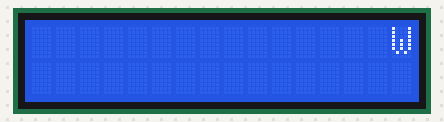
A sketch run on a simulated Arduino Uno, built with avr-gcc and run on an emulated ATmega328P. Shown: 16×2 character LCD.

Above: at 0.6 s.
At 9.1 s:
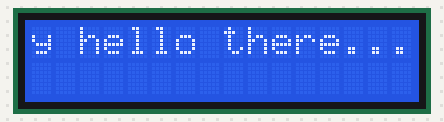
At 17.6 s:
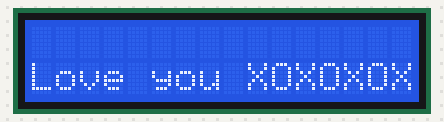
At 19.6 s:
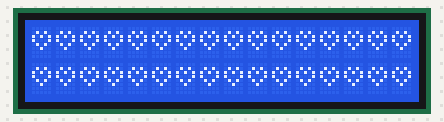
At 29.1 s:
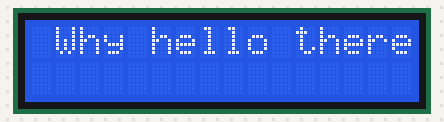
At 38.2 s:
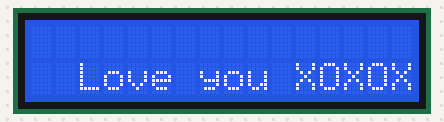

Measured:
- what the display in image 0 shows lasts 0.5 s, from 0.6 s to 1.1 s
- what the display in image 2 shows lasts 2.0 s, from 17.6 s to 19.6 s

The sketch:

lcd-display-1602.ino
```cpp
//Adapted from SunFounder project LCD1602

#include <LiquidCrystal.h>

char array1[]="Why hello there...";  //the string to print on the LCD
char array2[]="Love you XOXOXOXOXOXOX";  //the string to print on the LCD

int tim = 500;  //the value of delay time
// initialize the library with the numbers of the interface pins
LiquidCrystal lcd(4, 6, 10, 11, 12, 13);

byte heart[8] = {
  B00000,
  B01010,
  B10101,
  B10001,
  B01010,
  B00100,
  B00000,
};

void setup()
{
  lcd.begin(16, 2);  // set up the LCD's number of columns and rows:

  lcd.createChar(0, heart);
}

void loop()
{
    lcd.clear();
    lcd.setCursor(16,0);  // set the cursor to column 15, line 0
    for (int pos = 0; pos < 19; pos++)
    {
      lcd.print(array1[pos]);  // Print a message to the LCD.
       delay(tim);  //wait for 250 microseconds
       lcd.scrollDisplayLeft();  //Scrolls the contents of the display one space to the left.
    }

    lcd.clear();
    lcd.setCursor(16,1);  // set the cursor to column 15, line 0
    for (int pos = 0; pos < 16; pos++)
    {
      lcd.print(array2[pos]);  // Print a message to the LCD.
       delay(tim);  //wait for 250 microseconds
       lcd.scrollDisplayLeft();  //Scrolls the contents of the display one space to the left.
    }

    delay(2000);
    lcd.clear();
    for(int row = 0; row < 2; row++)
    for(int col = 0; col < 16; col++)
    {
      lcd.setCursor(col, row);
      lcd.write((uint8_t)0);
    }

    delay(2000);
}
```
